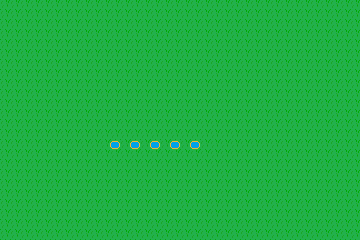

This game map was drawn from its Tiled (.tmx) file and the tilesets committed beside it. A one-line description and the full map source follow:
An orthogonal 36x24 tile map with 10x10 px tiles, 2 tile layers (grass, objects:blue_spaces).

<map version="1.8" tiledversion="1.8.4" orientation="orthogonal" renderorder="left-down" width="36" height="24" tilewidth="10" tileheight="10" infinite="0" nextlayerid="6" nextobjectid="1">
 <tileset firstgid="1" source="tile_set.tsx" />
 <layer id="1" name="grass" width="36" height="24">
  <data encoding="csv">
1,1,1,1,1,1,1,1,1,1,1,1,1,1,1,1,1,1,1,1,1,1,1,1,1,1,1,1,1,1,1,1,1,1,1,1,
1,1,1,1,1,1,1,1,1,1,1,1,1,1,1,1,1,1,1,1,1,1,1,1,1,1,1,1,1,1,1,1,1,1,1,1,
1,1,1,1,1,1,1,1,1,1,1,1,1,1,1,1,1,1,1,1,1,1,1,1,1,1,1,1,1,1,1,1,1,1,1,1,
1,1,1,1,1,1,1,1,1,1,1,1,1,1,1,1,1,1,1,1,1,1,1,1,1,1,1,1,1,1,1,1,1,1,1,1,
1,1,1,1,1,1,1,1,1,1,1,1,1,1,1,1,1,1,1,1,1,1,1,1,1,1,1,1,1,1,1,1,1,1,1,1,
1,1,1,1,1,1,1,1,1,1,1,1,1,1,1,1,1,1,1,1,1,1,1,1,1,1,1,1,1,1,1,1,1,1,1,1,
1,1,1,1,1,1,1,1,1,1,1,1,1,1,1,1,1,1,1,1,1,1,1,1,1,1,1,1,1,1,1,1,1,1,1,1,
1,1,1,1,1,1,1,1,1,1,1,1,1,1,1,1,1,1,1,1,1,1,1,1,1,1,1,1,1,1,1,1,1,1,1,1,
1,1,1,1,1,1,1,1,1,1,1,1,1,1,1,1,1,1,1,1,1,1,1,1,1,1,1,1,1,1,1,1,1,1,1,1,
1,1,1,1,1,1,1,1,1,1,1,1,1,1,1,1,1,1,1,1,1,1,1,1,1,1,1,1,1,1,1,1,1,1,1,1,
1,1,1,1,1,1,1,1,1,1,1,1,1,1,1,1,1,1,1,1,1,1,1,1,1,1,1,1,1,1,1,1,1,1,1,1,
1,1,1,1,1,1,1,1,1,1,1,1,1,1,1,1,1,1,1,1,1,1,1,1,1,1,1,1,1,1,1,1,1,1,1,1,
1,1,1,1,1,1,1,1,1,1,1,1,1,1,1,1,1,1,1,1,1,1,1,1,1,1,1,1,1,1,1,1,1,1,1,1,
1,1,1,1,1,1,1,1,1,1,1,1,1,1,1,1,1,1,1,1,1,1,1,1,1,1,1,1,1,1,1,1,1,1,1,1,
1,1,1,1,1,1,1,1,1,1,1,1,1,1,1,1,1,1,1,1,1,1,1,1,1,1,1,1,1,1,1,1,1,1,1,1,
1,1,1,1,1,1,1,1,1,1,1,1,1,1,1,1,1,1,1,1,1,1,1,1,1,1,1,1,1,1,1,1,1,1,1,1,
1,1,1,1,1,1,1,1,1,1,1,1,1,1,1,1,1,1,1,1,1,1,1,1,1,1,1,1,1,1,1,1,1,1,1,1,
1,1,1,1,1,1,1,1,1,1,1,1,1,1,1,1,1,1,1,1,1,1,1,1,1,1,1,1,1,1,1,1,1,1,1,1,
1,1,1,1,1,1,1,1,1,1,1,1,1,1,1,1,1,1,1,1,1,1,1,1,1,1,1,1,1,1,1,1,1,1,1,1,
1,1,1,1,1,1,1,1,1,1,1,1,1,1,1,1,1,1,1,1,1,1,1,1,1,1,1,1,1,1,1,1,1,1,1,1,
1,1,1,1,1,1,1,1,1,1,1,1,1,1,1,1,1,1,1,1,1,1,1,1,1,1,1,1,1,1,1,1,1,1,1,1,
1,1,1,1,1,1,1,1,1,1,1,1,1,1,1,1,1,1,1,1,1,1,1,1,1,1,1,1,1,1,1,1,1,1,1,1,
1,1,1,1,1,1,1,1,1,1,1,1,1,1,1,1,1,1,1,1,1,1,1,1,1,1,1,1,1,1,1,1,1,1,1,1,
1,1,1,1,1,1,1,1,1,1,1,1,1,1,1,1,1,1,1,1,1,1,1,1,1,1,1,1,1,1,1,1,1,1,1,1
</data>
 </layer>
 <layer id="5" name="objects:blue_spaces" width="36" height="24">
  <data encoding="csv">
0,0,0,0,0,0,0,0,0,0,0,0,0,0,0,0,0,0,0,0,0,0,0,0,0,0,0,0,0,0,0,0,0,0,0,0,
0,0,0,0,0,0,0,0,0,0,0,0,0,0,0,0,0,0,0,0,0,0,0,0,0,0,0,0,0,0,0,0,0,0,0,0,
0,0,0,0,0,0,0,0,0,0,0,0,0,0,0,0,0,0,0,0,0,0,0,0,0,0,0,0,0,0,0,0,0,0,0,0,
0,0,0,0,0,0,0,0,0,0,0,0,0,0,0,0,0,0,0,0,0,0,0,0,0,0,0,0,0,0,0,0,0,0,0,0,
0,0,0,0,0,0,0,0,0,0,0,0,0,0,0,0,0,0,0,0,0,0,0,0,0,0,0,0,0,0,0,0,0,0,0,0,
0,0,0,0,0,0,0,0,0,0,0,0,0,0,0,0,0,0,0,0,0,0,0,0,0,0,0,0,0,0,0,0,0,0,0,0,
0,0,0,0,0,0,0,0,0,0,0,0,0,0,0,0,0,0,0,0,0,0,0,0,0,0,0,0,0,0,0,0,0,0,0,0,
0,0,0,0,0,0,0,0,0,0,0,0,0,0,0,0,0,0,0,0,0,0,0,0,0,0,0,0,0,0,0,0,0,0,0,0,
0,0,0,0,0,0,0,0,0,0,0,0,0,0,0,0,0,0,0,0,0,0,0,0,0,0,0,0,0,0,0,0,0,0,0,0,
0,0,0,0,0,0,0,0,0,0,0,0,0,0,0,0,0,0,0,0,0,0,0,0,0,0,0,0,0,0,0,0,0,0,0,0,
0,0,0,0,0,0,0,0,0,0,0,0,0,0,0,0,0,0,0,0,0,0,0,0,0,0,0,0,0,0,0,0,0,0,0,0,
0,0,0,0,0,0,0,0,0,0,0,0,0,0,0,0,0,0,0,0,0,0,0,0,0,0,0,0,0,0,0,0,0,0,0,0,
0,0,0,0,0,0,0,0,0,0,0,0,0,0,0,0,0,0,0,0,0,0,0,0,0,0,0,0,0,0,0,0,0,0,0,0,
0,0,0,0,0,0,0,0,0,0,0,0,0,0,0,0,0,0,0,0,0,0,0,0,0,0,0,0,0,0,0,0,0,0,0,0,
0,0,0,0,0,0,0,0,0,0,0,2,0,2,0,2,0,2,0,2,0,0,0,0,0,0,0,0,0,0,0,0,0,0,0,0,
0,0,0,0,0,0,0,0,0,0,0,0,0,0,0,0,0,0,0,0,0,0,0,0,0,0,0,0,0,0,0,0,0,0,0,0,
0,0,0,0,0,0,0,0,0,0,0,0,0,0,0,0,0,0,0,0,0,0,0,0,0,0,0,0,0,0,0,0,0,0,0,0,
0,0,0,0,0,0,0,0,0,0,0,0,0,0,0,0,0,0,0,0,0,0,0,0,0,0,0,0,0,0,0,0,0,0,0,0,
0,0,0,0,0,0,0,0,0,0,0,0,0,0,0,0,0,0,0,0,0,0,0,0,0,0,0,0,0,0,0,0,0,0,0,0,
0,0,0,0,0,0,0,0,0,0,0,0,0,0,0,0,0,0,0,0,0,0,0,0,0,0,0,0,0,0,0,0,0,0,0,0,
0,0,0,0,0,0,0,0,0,0,0,0,0,0,0,0,0,0,0,0,0,0,0,0,0,0,0,0,0,0,0,0,0,0,0,0,
0,0,0,0,0,0,0,0,0,0,0,0,0,0,0,0,0,0,0,0,0,0,0,0,0,0,0,0,0,0,0,0,0,0,0,0,
0,0,0,0,0,0,0,0,0,0,0,0,0,0,0,0,0,0,0,0,0,0,0,0,0,0,0,0,0,0,0,0,0,0,0,0,
0,0,0,0,0,0,0,0,0,0,0,0,0,0,0,0,0,0,0,0,0,0,0,0,0,0,0,0,0,0,0,0,0,0,0,0
</data>
 </layer>
</map>
